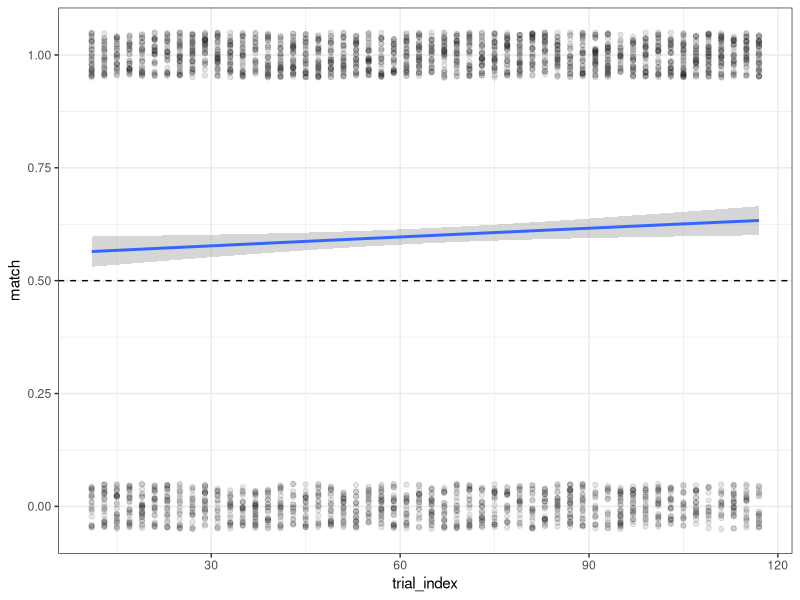
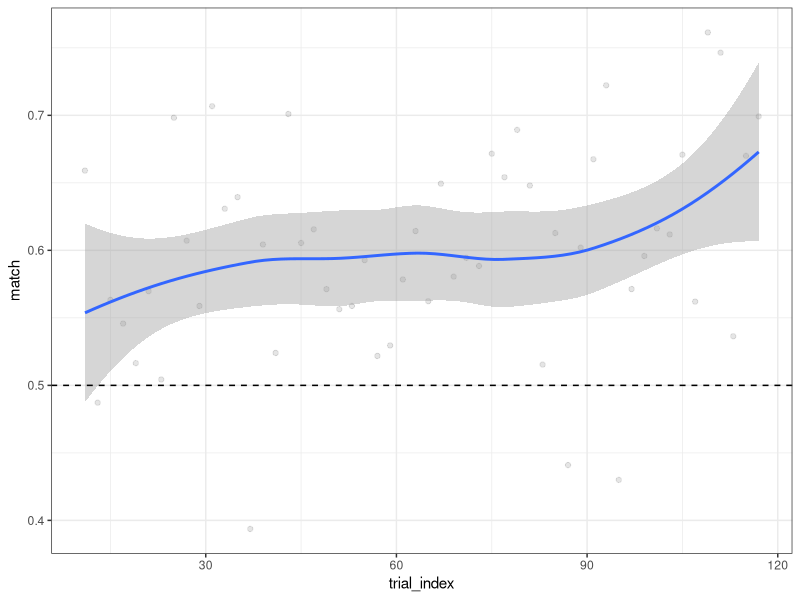
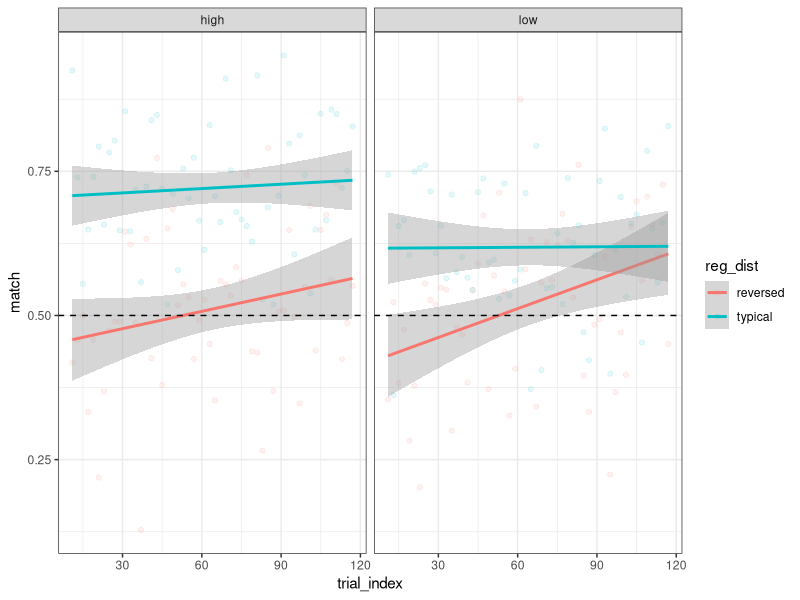
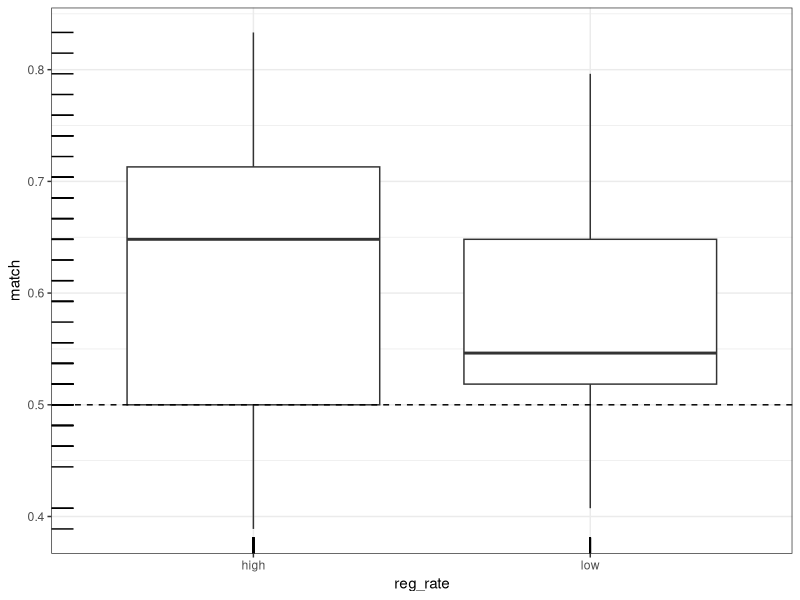
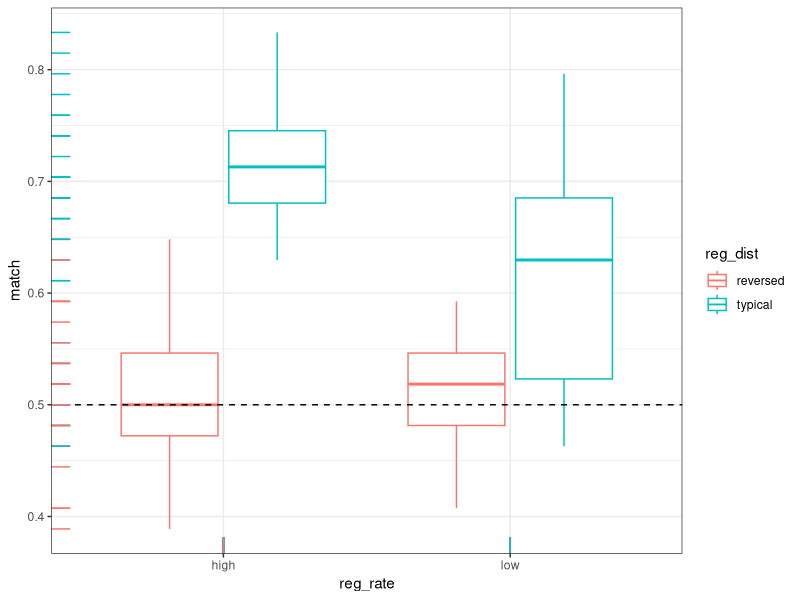
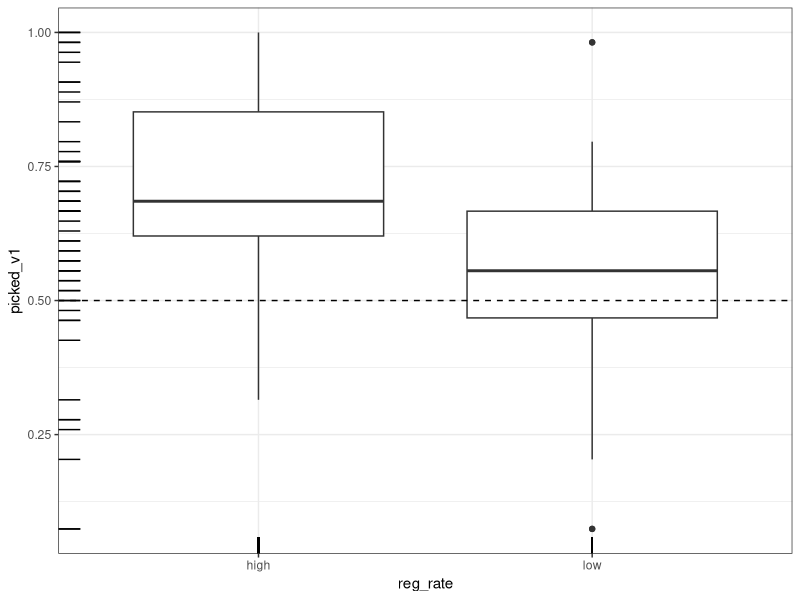
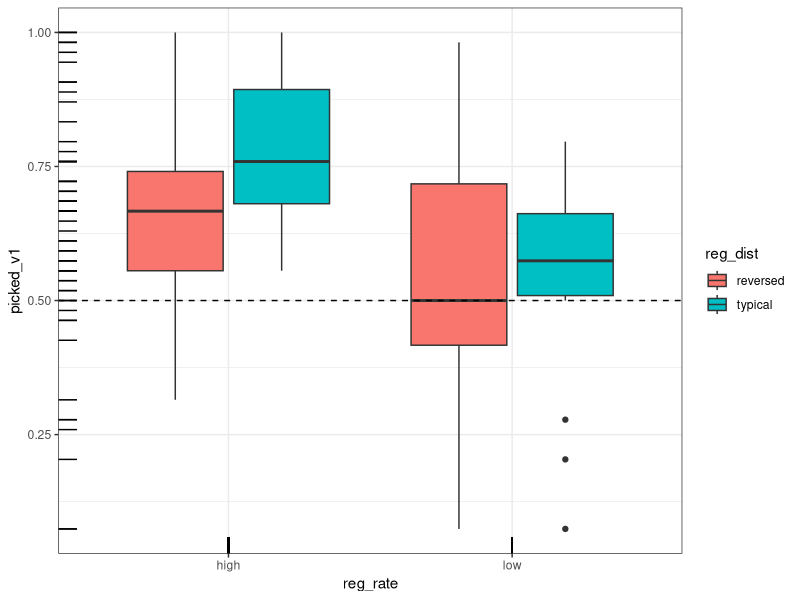
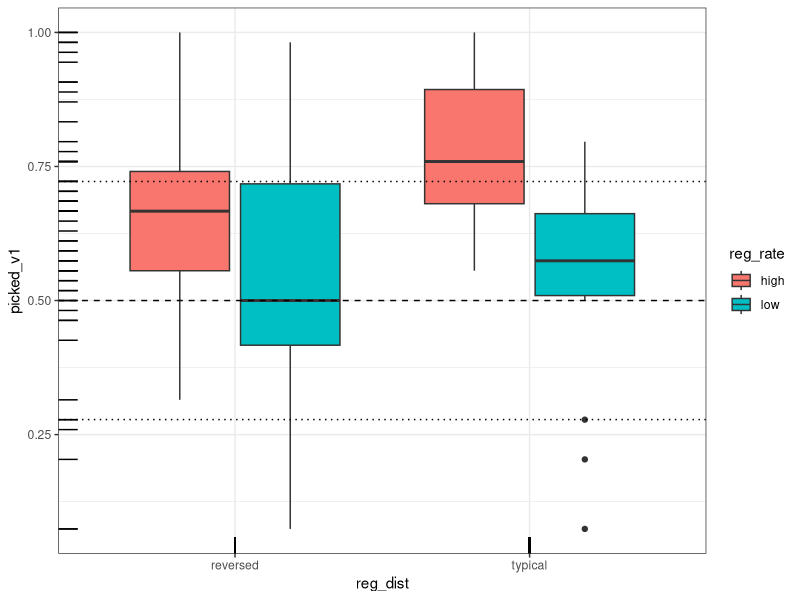

Reproduce these figures in R, in order.
setwd('~/Github/Racz2024/')
library(tidyverse)

d = read_tsv('exp_data/esp/esp_master.tsv')

# esp

d %>% 
  filter(trial_kind == 'esp trial') %>%
  mutate(match = as.double(esp_match)) %>% 
  ggplot(aes(trial_index, match)) +
  geom_jitter(width = .01, height = .05, alpha = .1) +
  geom_smooth(method = glm, method.args= list(family="binomial")) +
  theme_bw() +
  geom_hline(yintercept = 0.5, lty = 2)

d %>% 
  filter(trial_kind == 'esp trial') %>%
  group_by(trial_index) %>% 
  summarise(match = mean(esp_match)) %>% 
  ggplot(aes(trial_index, match)) +
  geom_jitter(width = .01, height = .05, alpha = .1) +
  geom_smooth() +
  theme_bw() +
  geom_hline(yintercept = 0.5, lty = 2)

d %>% 
  filter(trial_kind == 'esp trial') %>%
  group_by(trial_index,reg_rate,reg_dist) %>% 
  summarise(match = mean(esp_match)) %>% 
  ggplot(aes(trial_index, match, colour = reg_dist)) +
  geom_jitter(width = .01, height = .05, alpha = .1) +
  geom_smooth(method = 'lm') +
  theme_bw() +
  facet_wrap( ~ reg_rate) +
  geom_hline(yintercept = 0.5, lty = 2)

d %>% 
  filter(trial_kind == 'esp trial') %>%
  group_by(part_id,reg_rate) %>% 
  summarise(match = mean(esp_match)) %>% 
  ggplot(aes(reg_rate,match)) +
  geom_boxplot() +
  theme_bw() +
  geom_hline(yintercept = 0.5, lty = 2) +
  geom_rug()

d %>% 
  filter(trial_kind == 'esp trial') %>%
  group_by(part_id,reg_rate,reg_dist) %>% 
  summarise(match = mean(esp_match)) %>% 
  ggplot(aes(reg_rate,match, colour = reg_dist)) +
  geom_boxplot() +
  theme_bw() +
  geom_hline(yintercept = 0.5, lty = 2) +
  geom_rug()

# posttest

d %>% 
  filter(trial_kind == 'posttest trial') %>%
  group_by(part_id,reg_rate) %>% 
  summarise(picked_v1 = mean(picked_v1)) %>% 
  ggplot(aes(reg_rate,picked_v1)) +
  geom_boxplot() +
  theme_bw() +
  geom_hline(yintercept = 0.5, lty = 2) +
  geom_rug()

d %>% 
  filter(trial_kind == 'posttest trial') %>%
  group_by(part_id,reg_rate,reg_dist) %>% 
  summarise(picked_v1 = mean(picked_v1)) %>% 
  ggplot(aes(reg_rate,picked_v1,fill = reg_dist)) +
  geom_boxplot() +
  theme_bw() +
  geom_hline(yintercept = 0.5, lty = 2) +
  geom_rug()

d %>% 
  filter(trial_kind == 'posttest trial') %>%
  group_by(part_id,reg_rate,reg_dist) %>% 
  summarise(picked_v1 = mean(picked_v1)) %>% 
  ggplot(aes(reg_dist,picked_v1,fill = reg_rate)) +
  geom_boxplot() +
  theme_bw() +
  geom_hline(yintercept = 0.5, lty = 2) +
  geom_hline(yintercept = c(.278,.722), lty = 3) +
  geom_rug()

d %>% 
  filter(trial_kind == 'esp trial') %>%
  group_by(part_id,reg_rate,reg_dist) %>% 
  summarise(esp_v1 = mean(esp_v1)) %>% 
  ggplot(aes(reg_rate,esp_v1,fill = reg_dist)) +
  geom_boxplot() +
  theme_bw()

# something something specific picks in esp?
d %>% 
  filter(trial_kind == 'esp trial') %>%
  ggplot(aes(trial_index,log_odds,colour = esp_v1)) +
  geom_point() +
  theme_bw() +
  facet_wrap(~ reg_rate + reg_dist)

d %>% 
  filter(trial_kind == 'esp trial') %>%
  mutate(word = fct_reorder(base,log_odds)) %>% 
  ggplot(aes(word,log_odds,colour = esp_v1)) +
  geom_point() +
  theme_bw() +
  facet_wrap(~ reg_rate + reg_dist)

d %>% 
  filter(trial_kind == 'esp trial') %>%
  mutate(word = fct_reorder(base, log_odds)) %>% 
  group_by(word,reg_rate,reg_dist) %>% 
  summarise(
    mean_part = mean(picked_v1),
    mean_robot = mean(esp_v1)
  ) %>% 
  ggplot(aes(mean_part,mean_robot)) +
  geom_jitter(width = .01, height = .05) +
  geom_smooth() +
  theme_bw() +
  facet_wrap(~ reg_rate + reg_dist)
